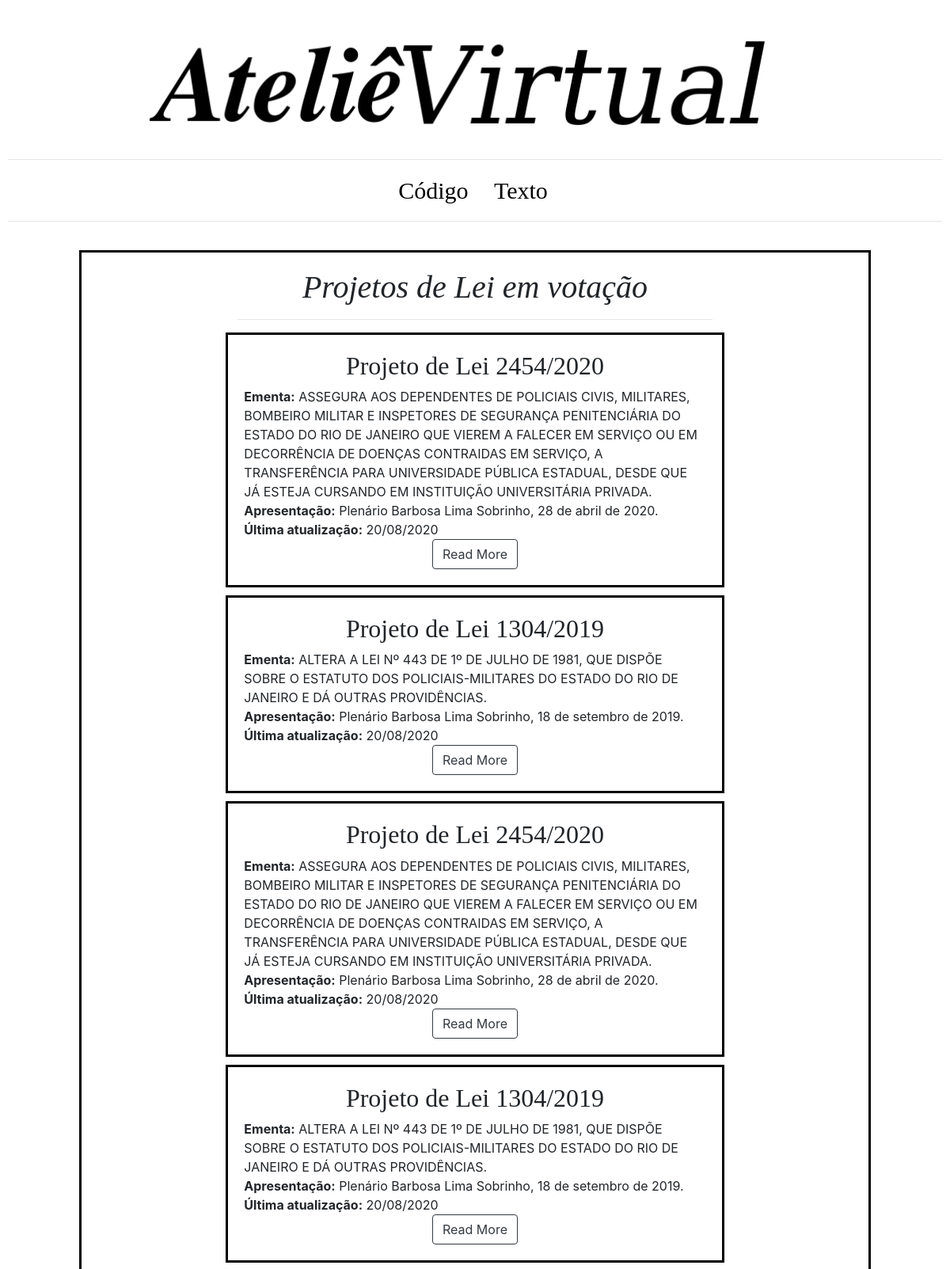
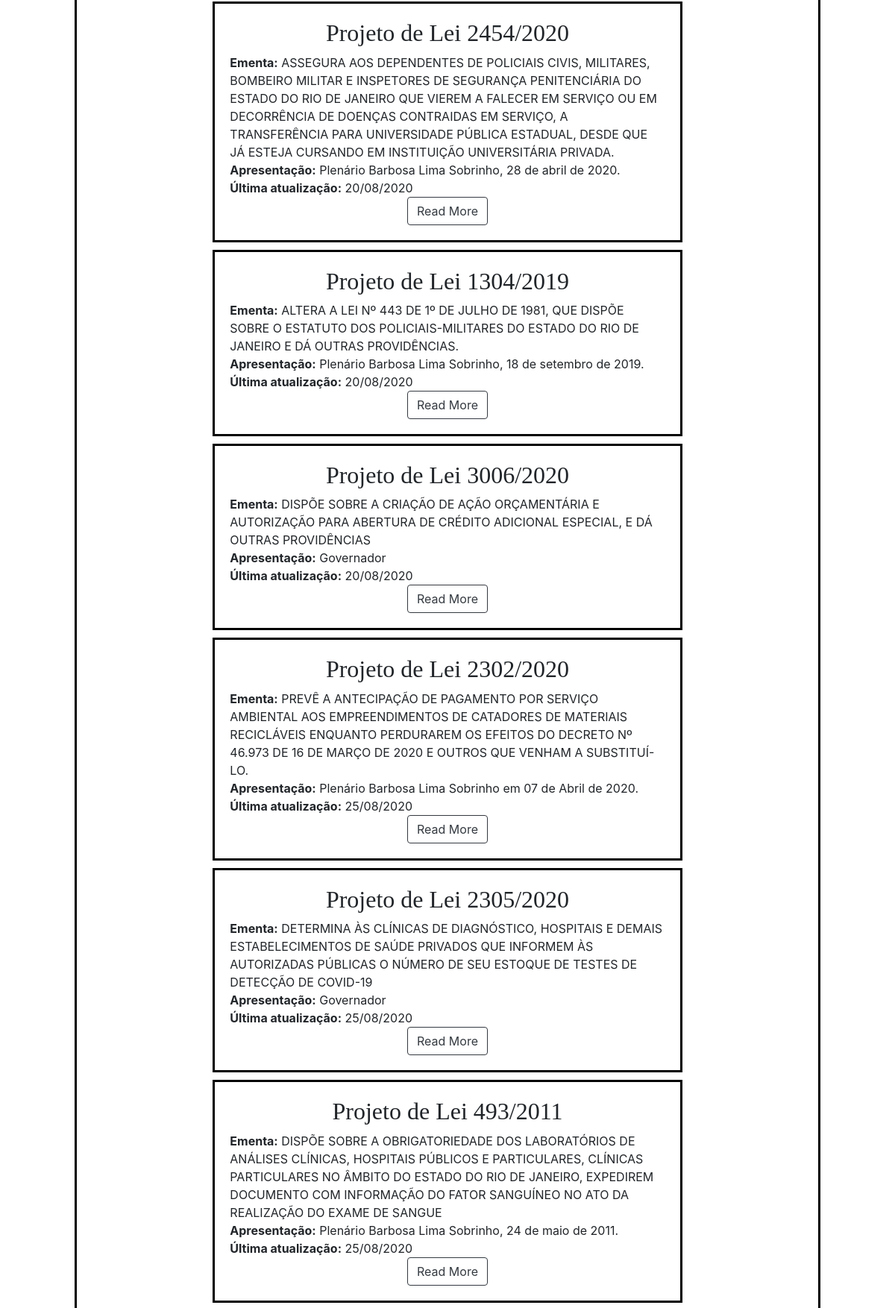
Screenshot of /Alerjemfoco/ (upper part) with the database file from the repository (2 pictures, top to bottom).
### alerj/models.py (models this page shows, shortened)
class PL(models.Model):
    project = models.CharField(max_length=256)
    ementa = models.CharField(max_length=2046)
    localdata = models.CharField(max_length=128, null=True, default= "Governador")
    sessiondate = models.CharField(max_length=128)

### alerj/views.py (the view)
# urls.py: path("", views.alerj_index, name="alerj_index"),
def alerj_index(request):
    pls = PL.objects.all()
    context = {
        "pls": pls,
            }
    return render(request, "alerj_index.html", context)

### alerj/templates/alerj_index.html (shortened to what this page needs)
{% extends "base.html" %}
{% block page_content %}
<div class="col-md-8 offset-md-2" >
  <i><h1 style = "margin-top:10px;" id=font1 > Projetos de Lei em votação </h1></i>
    <hr>
    {% for PL in pls %}
    <div class = "row" style = "border: 3px solid black;
      padding: 20px;
      margin-top: 10px;">
    <div style = "margin: 0 auto;">
    <h2 id=font1>
        Projeto de Lei {{ PL.project }}</a></h2></div>
    <div>
      <strong>Ementa:</strong> {{ PL.ementa }}<br>
    <strong>Apresentação:</strong> {{ PL.localdata }}<br>
    <strong>Última atualização:</strong> {{ PL.sessiondate }}
    </div>
      <div style = "margin: 0 auto;">
        <a href="{% url 'pl_detail' PL.pk %}"
           class="btn btn-outline-dark">
            Read More
        </a>
      </div>
    </div>
    {% endfor %}
</div>
{% endblock %}

### projects/static/styles.css (style rules this page uses)
#font1 { font-family: Times New Roman; }

### alerj/templates/alerj_index.html (style rules this page uses)
#font1 { font-family:Times New Roman; text-align: center; }

### rows the page displays
PL: project "2454/2020", ementa "ASSEGURA AOS DEPENDENTES DE POLICIAIS CIVIS, MILITARES, BOMBEIRO MILITAR E INSPETORES DE SEGURANÇA PENITENCIÁRIA DO ESTADO DO RIO DE JANEIRO QUE VIEREM A FALECER EM SERVIÇO OU EM DECORRÊNCIA DE DOENÇAS CONTRAIDAS EM SERVIÇO, A TRANSFERÊNCIA PARA UNIVERSIDADE PÚBLICA ESTADUAL, DESDE QUE JÁ ESTEJA CURSANDO EM INSTITUIÇÃO UNIVERSITÁRIA PRIVADA.", localdata "Plenário Barbosa Lima Sobrinho, 28 de abril de 2020.", sessiondate "20/08/2020"
PL: project "1304/2019", ementa "ALTERA A LEI Nº 443 DE 1º DE JULHO DE 1981, QUE DISPÕE SOBRE O ESTATUTO DOS POLICIAIS-MILITARES DO ESTADO DO RIO DE JANEIRO E DÁ OUTRAS PROVIDÊNCIAS.", localdata "Plenário Barbosa Lima Sobrinho, 18 de setembro de 2019.", sessiondate "20/08/2020"
PL: project "2454/2020", ementa "ASSEGURA AOS DEPENDENTES DE POLICIAIS CIVIS, MILITARES, BOMBEIRO MILITAR E INSPETORES DE SEGURANÇA PENITENCIÁRIA DO ESTADO DO RIO DE JANEIRO QUE VIEREM A FALECER EM SERVIÇO OU EM DECORRÊNCIA DE DOENÇAS CONTRAIDAS EM SERVIÇO, A TRANSFERÊNCIA PARA UNIVERSIDADE PÚBLICA ESTADUAL, DESDE QUE JÁ ESTEJA CURSANDO EM INSTITUIÇÃO UNIVERSITÁRIA PRIVADA.", localdata "Plenário Barbosa Lima Sobrinho, 28 de abril de 2020.", sessiondate "20/08/2020"
PL: project "1304/2019", ementa "ALTERA A LEI Nº 443 DE 1º DE JULHO DE 1981, QUE DISPÕE SOBRE O ESTATUTO DOS POLICIAIS-MILITARES DO ESTADO DO RIO DE JANEIRO E DÁ OUTRAS PROVIDÊNCIAS.", localdata "Plenário Barbosa Lima Sobrinho, 18 de setembro de 2019.", sessiondate "20/08/2020"
PL: project "2454/2020", ementa "ASSEGURA AOS DEPENDENTES DE POLICIAIS CIVIS, MILITARES, BOMBEIRO MILITAR E INSPETORES DE SEGURANÇA PENITENCIÁRIA DO ESTADO DO RIO DE JANEIRO QUE VIEREM A FALECER EM SERVIÇO OU EM DECORRÊNCIA DE DOENÇAS CONTRAIDAS EM SERVIÇO, A TRANSFERÊNCIA PARA UNIVERSIDADE PÚBLICA ESTADUAL, DESDE QUE JÁ ESTEJA CURSANDO EM INSTITUIÇÃO UNIVERSITÁRIA PRIVADA.", localdata "Plenário Barbosa Lima Sobrinho, 28 de abril de 2020.", sessiondate "20/08/2020"
PL: project "1304/2019", ementa "ALTERA A LEI Nº 443 DE 1º DE JULHO DE 1981, QUE DISPÕE SOBRE O ESTATUTO DOS POLICIAIS-MILITARES DO ESTADO DO RIO DE JANEIRO E DÁ OUTRAS PROVIDÊNCIAS.", localdata "Plenário Barbosa Lima Sobrinho, 18 de setembro de 2019.", sessiondate "20/08/2020"
PL: project "3006/2020", ementa "DISPÕE SOBRE A CRIAÇÃO DE AÇÃO ORÇAMENTÁRIA E AUTORIZAÇÃO PARA ABERTURA DE CRÉDITO ADICIONAL ESPECIAL, E DÁ OUTRAS PROVIDÊNCIAS", localdata "Governador", sessiondate "20/08/2020"
PL: project "2302/2020", ementa "PREVÊ A ANTECIPAÇÃO DE PAGAMENTO POR SERVIÇO AMBIENTAL AOS EMPREENDIMENTOS DE CATADORES DE MATERIAIS RECICLÁVEIS ENQUANTO PERDURAREM OS EFEITOS DO DECRETO Nº 46.973 DE 16 DE MARÇO DE 2020 E OUTROS QUE VENHAM A SUBSTITUÍ-LO.", localdata "Plenário Barbosa Lima Sobrinho em 07 de Abril de 2020.", sessiondate "25/08/2020"
PL: project "2305/2020", ementa "DETERMINA ÀS CLÍNICAS DE DIAGNÓSTICO, HOSPITAIS E DEMAIS ESTABELECIMENTOS DE SAÚDE PRIVADOS QUE INFORMEM ÀS AUTORIZADAS PÚBLICAS O NÚMERO DE SEU ESTOQUE DE TESTES DE DETECÇÃO DE COVID-19", localdata "Governador", sessiondate "25/08/2020"
PL: project "493/2011", ementa "DISPÕE SOBRE A OBRIGATORIEDADE DOS LABORATÓRIOS DE ANÁLISES CLÍNICAS, HOSPITAIS PÚBLICOS E PARTICULARES, CLÍNICAS PARTICULARES NO ÂMBITO DO ESTADO DO RIO DE JANEIRO, EXPEDIREM DOCUMENTO COM INFORMAÇÃO DO FATOR SANGUÍNEO NO ATO DA REALIZAÇÃO DO EXAME DE SANGUE", localdata "Plenário Barbosa Lima Sobrinho, 24 de maio de 2011.", sessiondate "25/08/2020"
